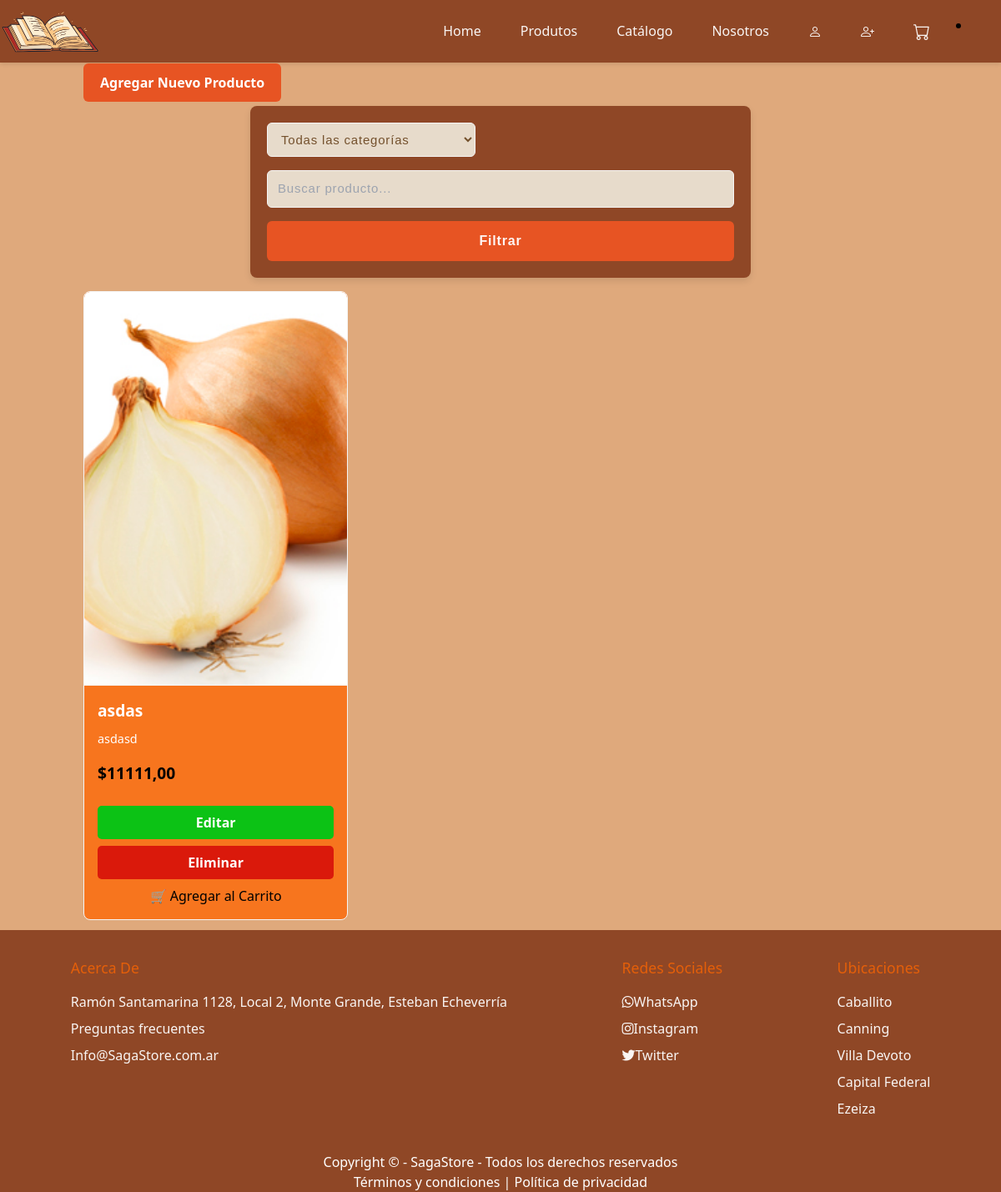
/Productos/, run on an earlier commit of the app's database.
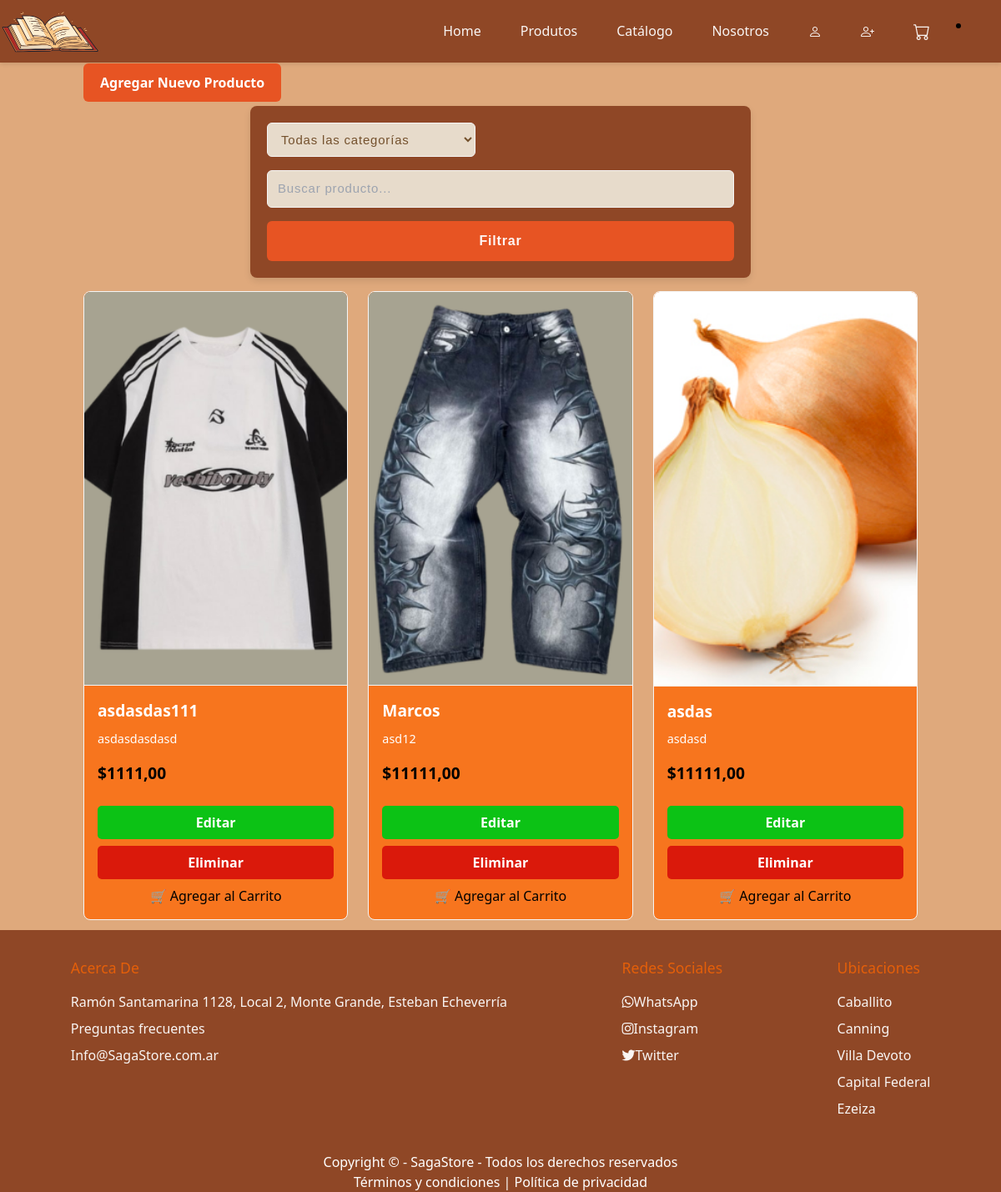
And on a later commit of the database.
### config/models.py (models this page shows, shortened)
class Producto(models.Model):
    nombre = models.CharField(max_length=100, help_text="")
    descripcion = RichTextField(max_length=50, help_text="Descripción del producto", null=True)
    precio = models.DecimalField(max_digits=8, decimal_places=2, help_text="$ Pesos")
    imagen = models.ImageField(upload_to="productos/", null=True, blank=True)
    imagen_url = models.CharField(max_length=255, blank=True, null=True, help_text="Ruta o URL de la imagen del producto")
    categoria = models.ForeignKey(Categoria, on_delete=models.CASCADE, related_name="productos", null=True, blank=True)
    fecha_creacion = models.DateTimeField(auto_now_add=True)
    class Meta:
        ordering = ['-fecha_creacion']  # Ordenar productos por fecha creación descendente

### config/views.py (the view)
# urls.py: path("Productos/", productos, name="Productos"),
def productos(request):
    query = request.GET.get("q")  # Texto que escribe el usuario
    categoria_id = request.GET.get("categoria", "")
    productos = Producto.objects.all()  # Todos los productos
    if query:
        productos = productos.filter(
            Q(nombre__icontains=query) |
            Q(descripcion__icontains=query)
        )
    if categoria_id:
        productos = productos.filter(categoria_id=categoria_id)
    categorias = Categoria.objects.all()
    return render(request, 'Pages/Productos.html', {
        'productos': productos,
        'categorias': categorias,
        'query': query,
        'categorias_selecionada': categoria_id
    })

### config/templates/Pages/Productos.html (shortened to what this page needs)
{% extends 'Pages/Base.html' %}
{% load static %}
{% block contenido %}
<a href="{% url 'crear_producto' %}" class="btn-crear">Agregar Nuevo Producto</a>
<form method="GET" class="d-flex mb-3" style="gap:10px;">
    <select name="categoria" class="form-select" style="max-width: 250px;">
        <option value="">Todas las categorías</option>
    </select>
    <input type="text" name="q" class="form-control"
        placeholder="Buscar producto..." value="{{ request.GET.q }}">
    <button class="btn btn-primary" type="submit">Filtrar</button>
</form>
<div class="grilla-productos">
    {% for producto in productos %}
<div class="tarjeta-producto">
    {% if producto.imagen %}
    <img src="{{ producto.imagen.url }}" alt="{{ producto.nombre }}" class="imagen-producto">
    {% else %}
    <div class="imagen-producto">Sin imagen</div>
    {% endif %}
    <div class="nombre-producto">{{ producto.nombre }}</div>
    <div class="descripcion-producto">{{ producto.descripcion }}</div>
    <div class="precio-producto">${{ producto.precio }}</div>
    <div class="acciones-producto">
        <a href="{% url 'editar_producto' producto.id %}" class="btn-editar">Editar</a>
        <a href="{% url 'eliminar_producto' producto.id %}" class="btn-eliminar">Eliminar</a>
        <a href="{% url 'agregar_carrito' producto.id %}" class="btn-carrito">🛒 Agregar al Carrito</a>
    </div>
</div>
    {% empty %}
    <p>No hay productos registrados.</p>
    {% endfor %}
</div>
{% endblock %}

What changed in the data, as far as the page shows it:
added Producto: imagen (picture), nombre "asdasdas111", descripcion "asdasdasdasd", precio "1111,00"
added Producto: imagen (picture), nombre "Marcos", descripcion "asd12", precio "11111,00"
